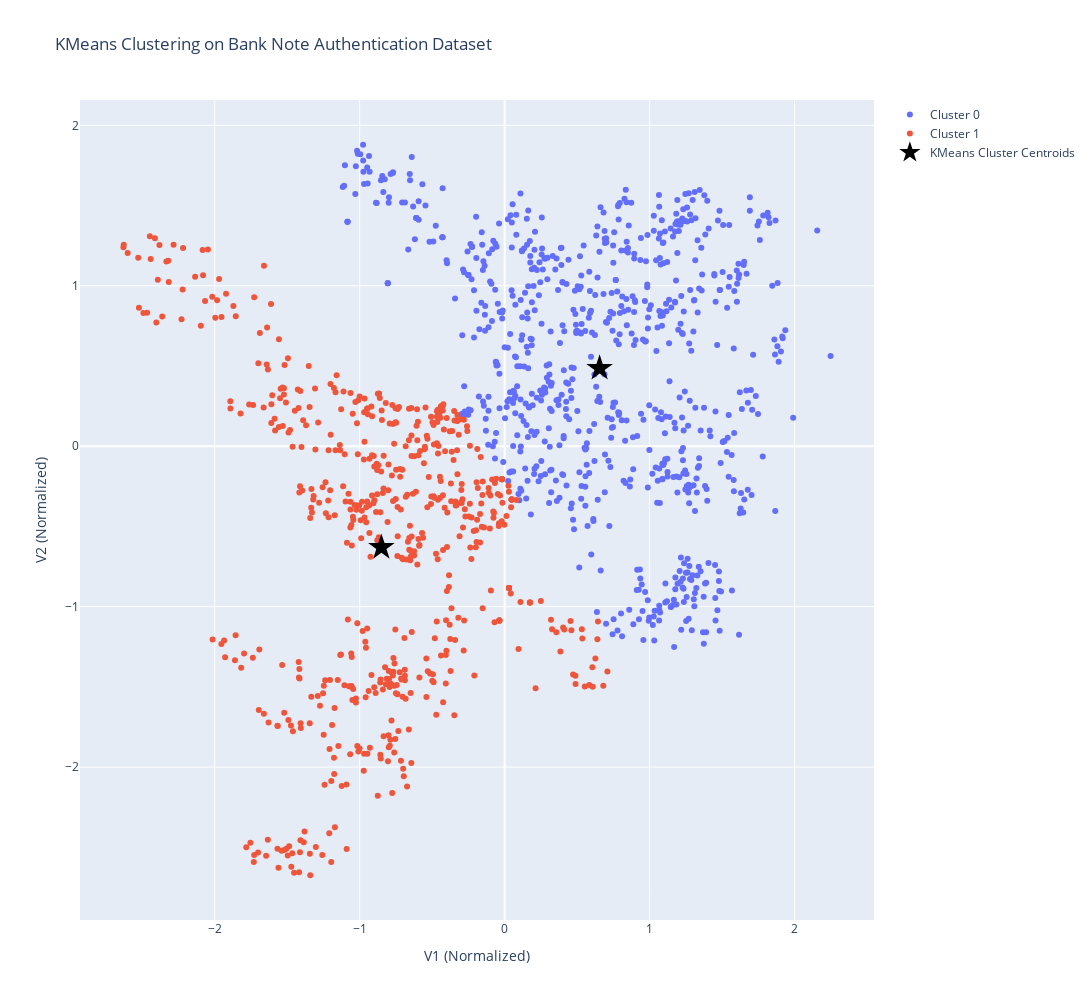

Here is the notebook cell this chart was saved with:
### Markdown cell above
#### Performing K-Means Clustering to identify the 2 clusters of Genuine and Forged Bank Note

### Code cell
kmeans_result_final = KMeans(n_clusters=2).fit(normalized_data)
kmeans_data_final = normalized_data.copy()
kmeans_data_final["lable"] = kmeans_result_final.labels_

fig = go.Figure()
fig.update_layout(width=1200,height=1000,xaxis_title="V1 (Normalized)",yaxis_title="V2 (Normalized)",title="KMeans Clustering on Bank Note Authentication Dataset")
for label in kmeans_data_final["lable"].unique():
    current_label_data = kmeans_data_final[kmeans_data_final["lable"] == label]
    fig.add_trace(go.Scatter(x=current_label_data["V1"],y=current_label_data["V2"],mode="markers",name=f"Cluster {label}"))
fig.add_trace(go.Scatter(x=kmeans_result_final.cluster_centers_[:,0],y=kmeans_result_final.cluster_centers_[:,1],mode="markers",marker_symbol="star",marker_size=20,marker_color="black",name="KMeans Cluster Centroids"))
fig.show()

### Figure 1 — Plotly figure (JSON) as saved in the notebook; plotly's stock layout.template omitted (floating-point values rounded to 4 significant figures; data arrays with more than 128 entries replaced by an {"elided": "..."} marker saying what was removed)
{"data": [{"mode": "markers", "name": "Cluster 0", "type": "scatter", "x": {"elided": "775 float values"}, "y": {"elided": "775 float values"}}, {"mode": "markers", "name": "Cluster 1", "type": "scatter", "x": {"elided": "597 float values"}, "y": {"elided": "597 float values"}}, {"marker": {"color": "black", "size": 20, "symbol": "star"}, "mode": "markers", "name": "KMeans Cluster Centroids", "type": "scatter", "x": [0.655, -0.8503], "y": [0.486, -0.6309]}], "layout": {"height": 1000, "title": {"text": "KMeans Clustering on Bank Note Authentication Dataset"}, "width": 1200, "xaxis": {"autorange": true, "range": [-2.926, 2.545], "title": {"text": "V1 (Normalized)"}, "type": "linear"}, "yaxis": {"autorange": true, "range": [-2.953, 2.158], "title": {"text": "V2 (Normalized)"}, "type": "linear"}}}
